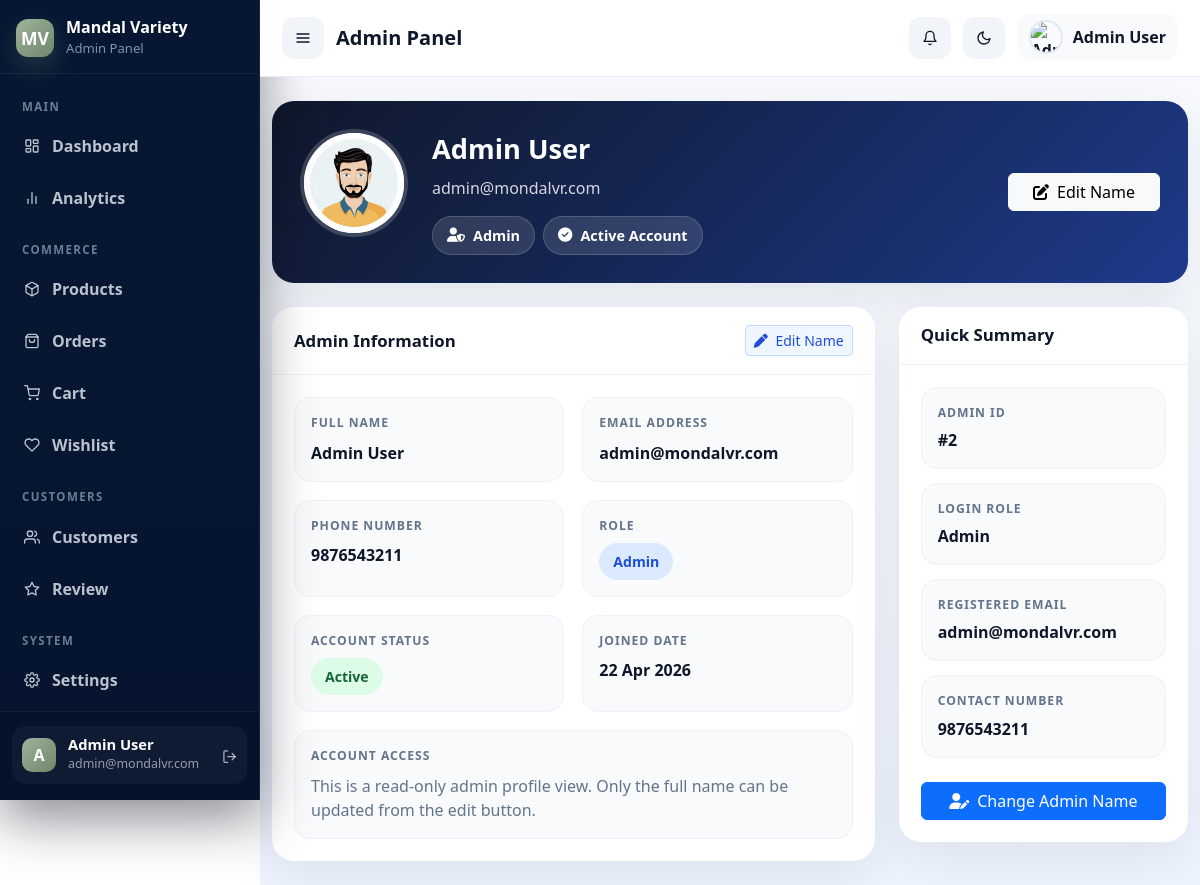
The app's page /admin/profile.php (signed in) with its own data.
### tables this page shows
CREATE TABLE `users` (
  `id` int(11) NOT NULL,
  `name` varchar(255) NOT NULL,
  `email` varchar(255) NOT NULL,
  `phone` varchar(20) NOT NULL,
  `password` varchar(255) NOT NULL,
  `role` enum('customer','admin','delivery') DEFAULT 'customer',
  `address` text DEFAULT NULL,
  `city` varchar(100) DEFAULT NULL,
  `state` varchar(100) DEFAULT NULL,
  `country` varchar(100) DEFAULT NULL,
  `profile_image` varchar(255) DEFAULT NULL,
  `pincode` varchar(10) DEFAULT NULL,
  `is_active` tinyint(1) DEFAULT 1,
  `created_at` timestamp NOT NULL DEFAULT current_timestamp(),
  `updated_at` timestamp NOT NULL DEFAULT current_timestamp() ON UPDATE current_timestamp(),
  `otp` varchar(6) DEFAULT NULL,
  `otp_expires_at` timestamp NULL DEFAULT NULL,
  `is_verified` tinyint(1) DEFAULT 0,
  `email_verified_at` timestamp NULL DEFAULT NULL,
  `last_login` datetime DEFAULT NULL,
  `login_otp` varchar(10) DEFAULT NULL,
  `otp_expiry` datetime DEFAULT NULL
);

### admin/includes/config.php (called while the page is built, shortened)
<?php
if (!function_exists('e')) {
    function e($string) {
        return htmlspecialchars($string ?? '', ENT_QUOTES, 'UTF-8');
    }
}
?>

### admin/profile.php (the view, shortened to what this page needs)
<?php
require_once 'includes/config.php';
$adminId = (int) $_SESSION['admin_id'];
try {
    $stmt = $conn->prepare("
        SELECT id, name, email, phone, role, is_active, created_at
        FROM users
        WHERE id = ? AND role = 'admin'
        LIMIT 1
    ");
    $stmt->execute([$adminId]);
    $admin = $stmt->fetch(PDO::FETCH_ASSOC);
} catch (PDOException $e) {
    die('Error fetching profile: ' . $e->getMessage());
}
require_once 'includes/header.php';
require_once 'includes/sidebar.php';
?>
<div class="main-content w-100 profile-page">
    <?php require_once 'includes/topbar.php'; ?>
    <div class="container-fluid py-4">
        <div class="card profile-hero-card mb-4">
            <div class="card-body d-flex flex-column flex-lg-row align-items-lg-center justify-content-between gap-4">
                <div class="d-flex align-items-center gap-4 flex-wrap">
                    <div class="profile-avatar-wrap">
                        <img src="uploads/profile/avtar.jpg" alt="Admin User" class="profile-avatar">
                    </div>
                    <div>
                        <div class="profile-name"><?= e($admin['name'] ?? 'Admin') ?></div>
                        <div class="profile-email"><?= e($admin['email'] ?? 'N/A') ?></div>
                        <div class="d-flex flex-wrap gap-2">
                            <span class="profile-badge">
                                <i class="fa-solid fa-user-shield"></i>
                                <?= e(ucfirst($admin['role'] ?? 'admin')) ?>
                            </span>
                            <?php if ((int)($admin['is_active'] ?? 0) === 1): ?>
                                <span class="profile-badge">
                                    <i class="fa-solid fa-circle-check"></i>
                                    Active Account
                                </span>
                            <?php endif; ?>
                        </div>
                    </div>
                </div>
                <div>
                    <button class="btn btn-light px-4" data-bs-toggle="modal" data-bs-target="#editNameModal">
                        <i class="fa-solid fa-pen-to-square me-2"></i>Edit Name
                    </button>
                </div>
            </div>
        </div>
        <div class="row g-4">
            <div class="col-lg-8">
                <div class="card profile-info-card">
                    <div class="card-header d-flex justify-content-between align-items-center">
                        <h5 class="profile-section-title">Admin Information</h5>
                        <button class="btn btn-sm btn-soft-primary" data-bs-toggle="modal" data-bs-target="#editNameModal">
                            <i class="fa-solid fa-pen me-1"></i> Edit Name
                        </button>
                    </div>
                    <div class="card-body">
                        <div class="profile-grid">
                            <div class="profile-item">
                                <div class="profile-label">Full Name</div>
                                <div class="profile-value"><?= e($admin['name'] ?? 'N/A') ?></div>
                            </div>
                            <div class="profile-item">
                                <div class="profile-label">Email Address</div>
                                <div class="profile-value"><?= e($admin['email'] ?? 'N/A') ?></div>
                            </div>
                            <div class="profile-item">
                                <div class="profile-label">Phone Number</div>
                                <div class="profile-value"><?= e($admin['phone'] ?: 'N/A') ?></div>
                            </div>
                            <div class="profile-item">
                                <div class="profile-label">Role</div>
                                <div class="profile-value">
                                    <span class="status-pill role-pill"><?= e(ucfirst($admin['role'] ?? 'admin')) ?></span>
                                </div>
                            </div>
                            <div class="profile-item">
                                <div class="profile-label">Account Status</div>
                                <div class="profile-value">
                                    <?php if ((int)($admin['is_active'] ?? 0) === 1): ?>
                                        <span class="status-pill status-active">Active</span>
                                    <?php else: ?>
                                        <span class="status-pill status-inactive">Inactive</span>
                                    <?php endif; ?>
                                </div>
                            </div>
                            <div class="profile-item">
                                <div class="profile-label">Joined Date</div>
                                <div class="profile-value">
                                    <?= !empty($admin['created_at']) ? e(date('d M Y', strtotime($admin['created_at']))) : 'N/A' ?>
                                </div>
                            </div>
                            <div class="profile-item" style="grid-column: 1 / -1;">
                                <div class="profile-label">Account Access</div>
                                <div class="profile-value profile-muted">
                                    This is a read-only admin profile view. Only the full name can be updated from the edit button.
                                </div>
                            </div>
                        </div>
                    </div>
                </div>
            </div>
            <div class="col-lg-4">
                <div class="card profile-side-card">
                    <div class="card-header">
                        <h5 class="profile-section-title">Quick Summary</h5>
                    </div>
                    <div class="card-body">
                        <div class="mini-stat">
                            <div class="mini-stat-title">Admin ID</div>
                            <div class="mini-stat-value">#<?= (int)($admin['id'] ?? 0) ?></div>
                        </div>
                        <div class="mini-stat">
                            <div class="mini-stat-title">Login Role</div>
                            <div class="mini-stat-value"><?= e(ucfirst($admin['role'] ?? 'admin')) ?></div>
                        </div>
                        <div class="mini-stat">
                            <div class="mini-stat-title">Registered Email</div>
                            <div class="mini-stat-value"><?= e($admin['email'] ?? 'N/A') ?></div>
                        </div>
                        <div class="mini-stat">
                            <div class="mini-stat-title">Contact Number</div>
                            <div class="mini-stat-value"><?= e($admin['phone'] ?: 'N/A') ?></div>
                        </div>
                        <div class="d-grid mt-4">
                            <button class="btn btn-primary" data-bs-toggle="modal" data-bs-target="#editNameModal">
                                <i class="fa-solid fa-user-pen me-2"></i>Change Admin Name
                            </button>
                        </div>
                    </div>
                </div>
            </div>
        </div>
    </div>
</div>
<?php require_once 'includes/footer.php'; ?>

### admin/includes/header.php (style rules this page uses)
.d-flex > .w-100 { min-width: 0; width: calc(100% - 260px) !important; flex-grow: 1; }

### admin/includes/sidebar.php (style rules this page uses)
:root { --sidebar-bg: #071733; --sidebar-bg-2: #0a1d3f; --sidebar-border: rgba(255,255,255,0.06); --sidebar-text: rgba(226, 232, 240, 0.82); --sidebar-text-soft: rgba(148, 163, 184, 0.88); --sidebar-text-strong: #ffffff; --sidebar-active: rgba(148, 163, 184, 0.20); --sidebar-hover: rgba(148, 163, 184, 0.12); --sidebar-icon-bg: linear-gradient(135deg, #9fb39a 0%, #6f876c 100%); --sidebar-shadow: 0 20px 50px rgba(2, 6, 23, 0.45); }

### admin/profile.php (style rules this page uses)
.profile-page { background: linear-gradient(180deg, #f8fafc 0%, #eef4ff 100%); min-height: 100vh; }
.profile-hero-card, .profile-info-card, .profile-side-card { border: 0; border-radius: 22px; box-shadow: 0 18px 50px rgba(15, 23, 42, 0.08); overflow: hidden; }
.profile-hero-card { background: linear-gradient(135deg, #0f172a 0%, #1e3a8a 100%); color: #fff; }
.profile-hero-card .card-body { padding: 28px; }
.profile-avatar-wrap { width: 108px; height: 108px; border-radius: 50%; padding: 4px; background: rgba(255,255,255,0.18); margin-bottom: 18px; display: inline-flex; align-items: center; justify-content: center; }
.profile-avatar { width: 100px; height: 100px; border-radius: 50%; object-fit: cover; background: #fff; }
.profile-name { font-size: 1.7rem; font-weight: 800; margin-bottom: 6px; }
.profile-email { color: rgba(255,255,255,0.82); margin-bottom: 16px; }
.profile-badge { display: inline-flex; align-items: center; gap: 8px; background: rgba(255,255,255,0.12); color: #fff; border: 1px solid rgba(255,255,255,0.16); border-radius: 999px; padding: 8px 14px; font-weight: 600; font-size: .9rem; }
.profile-info-card .card-header, .profile-side-card .card-header { background: #fff; border-bottom: 1px solid #eef2f7; padding: 18px 22px; }
.profile-info-card .card-body, .profile-side-card .card-body { padding: 22px; }
.profile-section-title { font-size: 1.05rem; font-weight: 800; color: #0f172a; margin: 0; }
.profile-grid { display: grid; grid-template-columns: repeat(2, minmax(0, 1fr)); gap: 18px; }
.profile-item { background: #f8fafc; border: 1px solid #edf2f7; border-radius: 16px; padding: 16px; height: 100%; }
.profile-label { font-size: .76rem; font-weight: 800; letter-spacing: .08em; text-transform: uppercase; color: #64748b; margin-bottom: 8px; }
.profile-value { color: #0f172a; font-size: 1rem; font-weight: 700; word-break: break-word; }
.profile-muted { color: #64748b; font-weight: 500; }
.status-pill { display: inline-flex; align-items: center; border-radius: 999px; padding: 8px 14px; font-size: .88rem; font-weight: 700; }
.status-active { background: #dcfce7; color: #166534; }
.role-pill { background: #dbeafe; color: #1d4ed8; }
.profile-side-card .mini-stat { background: #f8fafc; border: 1px solid #edf2f7; border-radius: 16px; padding: 16px; }
.profile-side-card .mini-stat + .mini-stat { margin-top: 14px; }
.mini-stat-title { font-size: .76rem; font-weight: 800; letter-spacing: .08em; text-transform: uppercase; color: #64748b; margin-bottom: 6px; }
.mini-stat-value { font-size: 1rem; font-weight: 800; color: #0f172a; }
.btn-soft-primary { background: #eff6ff; color: #1d4ed8; border: 1px solid #bfdbfe; }

### records on screen
users: name "Admin User", email "admin@mondalvr.com", role "Admin", phone "9876543211", created_at "22 Apr 2026", id "2"

### other values on screen
substr($adminName, 0, 1) "A"
$adminName "Admin User"
$adminEmail "admin@mondalvr.com"
